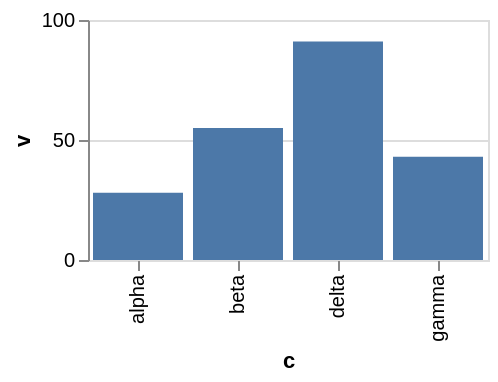

This figure's Vega-Lite source:
### Vega-Lite specification from a JSON file in a GitHub repository (floating-point values rounded to 4 significant figures)
{"$schema": "https://vega.github.io/schema/vega-lite/v6.json", "width": 200, "height": 120, "data": {"values": [{"c": "alpha", "v": 28, "w": 3, "t": "2024-01-07"}, {"c": "beta", "v": 55, "w": 7, "t": "2024-03-19"}, {"c": "gamma", "v": 43, "w": 5, "t": "2024-06-02"}, {"c": "delta", "v": 91, "w": 9, "t": "2024-09-11"}]}, "mark": "bar", "encoding": {"x": {"field": "c", "type": "nominal"}, "y": {"field": "v", "type": "quantitative"}}, "config": {"axisBand": {"domainOpacity": 0}}}
